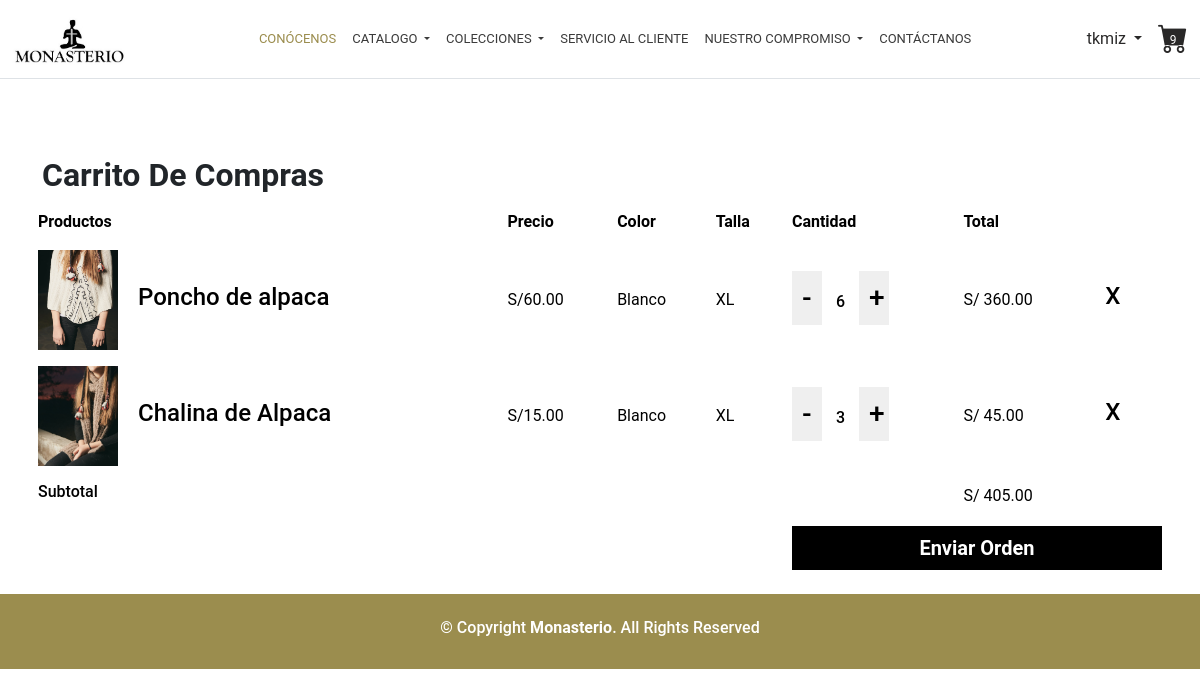
Page /carrito/ (signed in) on the earlier database version.
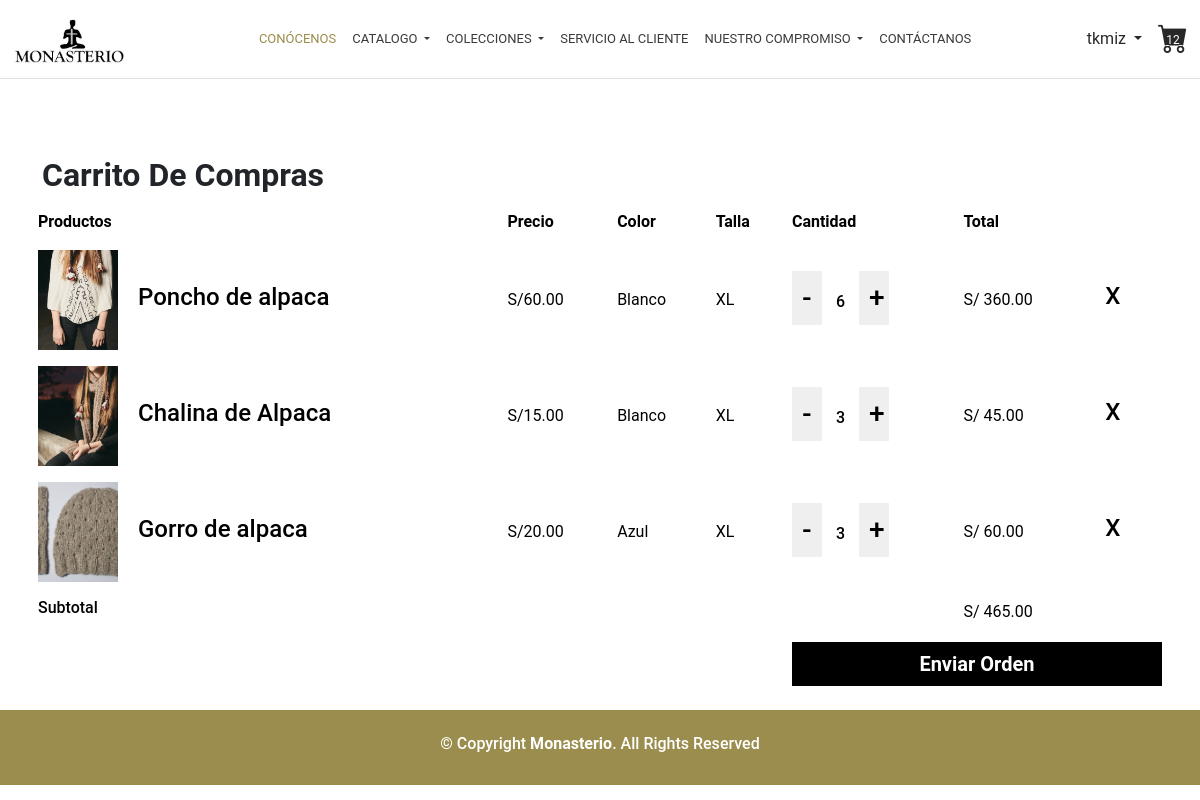
Same page on the later database version.
### tienda/models.py (models this page shows, shortened)
class OrdenItem(models.Model):
    producto = models.ForeignKey(Producto, on_delete=models.SET_NULL, blank=True, null=True)
    producto_color = models.ForeignKey(ProductoColor, on_delete=models.SET_NULL, blank=True, null=True)
    producto_talla = models.ForeignKey(ProductoTalla, on_delete=models.SET_NULL, blank=True, null=True)
    orden = models.ForeignKey(Orden, on_delete=models.SET_NULL, blank=True, null=True)
    cantidad = models.IntegerField(default=0, null=True, blank=True)
    date_added = models.DateTimeField(auto_now_add=True)
    @property
    def get_total(self):
        total = self.producto.precio * self.cantidad
        return total

class ProductoImagen(models.Model):
    producto = models.ForeignKey(Producto, on_delete=models.CASCADE, null=True, blank=True)
    imagen = models.ImageField(upload_to="productos/", null=True)
    @property
    def imagenURL(self):
        try:
            url = self.imagen.url
        except:
            url = ''
        return url

class Producto(models.Model):
    catalogo = models.ForeignKey(Catalogo, on_delete=models.SET_NULL, null=True, blank=True)
    categoria = models.ForeignKey(Categoria, on_delete=models.SET_NULL, null=True, blank=True)
    nombre = models.CharField(max_length=500, null=True)
    qr_code = models.ImageField(upload_to="productos/qr_codes/", blank=True)
    caracteristicas = models.CharField(max_length=1000, null=True)
    stock = models.IntegerField(default=0)
    precio = models.FloatField(null=True, blank=True)
    precioFalso = models.FloatField(null=True, blank=True)
    date_added = models.DateTimeField(auto_created=True, null=True, blank=True)
    def __str__(self):
        return self.nombre

class ProductoColor(models.Model):
    producto = models.ForeignKey(Producto, on_delete=models.CASCADE, null=True, blank=True)
    color = models.ForeignKey("Color", on_delete=models.SET_NULL, null=True, blank=True)
    def __str__(self):
        return self.color.nombre

class Color(models.Model):
    nombre = models.CharField(max_length=200, null=True)
    codigo = ColorField(default='#FF0000')

class ProductoTalla(models.Model):
    producto = models.ForeignKey(Producto, on_delete=models.CASCADE, null=True, blank=True)
    talla = models.ForeignKey("Talla", on_delete=models.SET_NULL, null=True, blank=True)
    def __str__(self):
        return self.talla.nombre

class Talla(models.Model):
    nombre = models.CharField(max_length=200, null=True)

class Orden(models.Model):
    cliente = models.ForeignKey(Cliente, on_delete=models.SET_NULL, blank=True, null=True)
    date_orden = models.DateTimeField(auto_now_add=True)
    completo = models.BooleanField(default=False, null=True, blank=True)
    transaccion_id = models.CharField(max_length=200, null=True)
    ordenText = models.TextField(null=True, blank= True)
    @property
    def get_cart_total(self):
        ordenitems = self.ordenitem_set.all()
        total = sum([item.get_total for item in ordenitems])
        return total
    @property
    def get_cart_items(self):
        ordenitems = self.ordenitem_set.all()
        total = sum([item.cantidad for item in ordenitems])
        return total
    @property
    def get_cart_data(self):
        ordenitems = self.ordenitem_set.all()
        cliente = self.cliente
        try:
            data = "%2aCliente:%2a "+ cliente.nombre + " " + cliente.apellido +"%0a"
        except:
            data = "%2aCliente:%2a "+ "Invitado" + " " + "Identificador: " +cliente.device +"%0a"
        for item in ordenitems:
            data += "%2aProducto:%2a " + item.producto.nombre + "%0a"+"%20"+"%20"+"Color: " + item.producto_color.color.nombre + "%0a"+"%20"+"%20"+"Talla: " + item.producto_talla.talla.nombre + "%0a"+"%20"+"%20"+"Cantidad: " + str(item.cantidad) + "%0a"+"%20"+"%20"+"Total: S/ "+ str(item.get_total) + "%0a"
        data+= "Total Orden: S/ "+str(self.get_cart_total)
        return data

### tienda/views.py (the view)
# urls.py: path('carrito/', views.carrito, name="carrito"),
def carrito(request):
    data = cartData(request)
    cartItems = data['cartItems']
    orden = data['orden']
    items = data['items']
    new_message = orden.get_cart_data
    context = {
        'items':items,
        'orden':orden,
        'cartItems':cartItems,
        'catalogos':catalogos,
        'message': new_message
    }
    return render(request, 'tienda/carrito.html', context)

### tienda/utils.py (called while the page is built, shortened)
def cartData(request):
    if request.user.is_authenticated:
        cliente = request.user.cliente
        orden, created = Orden.objects.get_or_create(cliente=cliente, completo=False)
        items = orden.ordenitem_set.all()
        cartItems = orden.get_cart_items
    return {'cartItems':cartItems, 'orden':orden, 'items':items, 'cliente': cliente}

### tienda/views.py (called while the page is built)
def catalogos():
    catalogos = Catalogo.objects.all()
    catalogo_categorias = []
    for catalogo in catalogos:
        catalogo_categorias.append(
            {
                'nombre': catalogo.nombre,
                'categorias':catalogo.categoria_set.all(),
            }
        )
    return catalogo_categorias

### tienda/templates/tienda/carrito.html (shortened to what this page needs)
{% extends 'tienda/main.html' %}
{% load static %}
{% block content %}
<main id="main">
	<section class="carrito">
		<div class="container">
			<div class="row" style="padding-top: 60px;">
				<h2><strong>Carrito De Compras</strong></h2>
			</div>
			<div class="row carrito--tabla">
				<table class="table table-borderless">
					<thead>
						<tr>
							<th scope="col">Productos</th>
							<th scope="col">Precio</th>
							<th scope="col">Color</th>
							<th scope="col">Talla</th>
							<th scope="col">Cantidad</th>
							<th scope="col">Total</th>
							<th scope="col"></th>
						</tr>
					</thead>
					<tbody class="producto--tabla">
						{% for item in items %}
							<tr>
								<th scope="row">
									<div >
										{% with item.producto.productoimagen_set.all|first as imagen %}
										<a class="producto__imagen" href="/producto/{{item.producto.id}}"><img src="{{imagen.imagenURL}}" width="100" alt=""></a><a class="producto__nombre" href="/producto/{{item.producto.id}}"><h4>{{item.producto}}</h4></a>
										{% endwith %}
									</div>
								</th>
								<td class="producto__precio">S/{{ item.producto.precio|floatformat:2}}</td>
								<td class="producto_color" data-color="{{item.producto_color.color.id}}">{{item.producto_color}}</td>
								<td class="producto__talla" data-talla="{{item.producto_talla.talla.id}}">{{item.producto_talla}}</td>
								<td>
									<div class="producto__cantidad">
										<button
											class="update-cart"
											data-producto={{item.producto.id}}
											data-talla={{item.producto_talla.talla.id}}
											data-color={{item.producto_color.color.id}}
											data-action="remove">
											<h3>-</h3>
										</button>
										<h6 class="producto__cantidad-item">{{ item.cantidad }}</h6>
										<button
											class="update-cart"
											data-producto={{item.producto.id}}
											data-talla={{item.producto_talla.talla.id}}
											data-color={{item.producto_color.color.id}}
											data-action="add">
											<h3>+</h3>
										</button>
									</div>
								</td>
								<td class="producto__total">S/ {{item.get_total|floatformat:2}}</td>
								<td>
									<button class="producto__delete" data-ordenitem={{item.id}}><h4>X</h4></button>
								</td>
							</tr>
						{% endfor %}
						<tr>
							<th scope="row">
								<h6>Subtotal</h6>
							</th>
							<td></td>
							<td></td>
							<td></td>
							<td></td>
							<td id="carrito__total">S/ {{orden.get_cart_total|floatformat:2}}</td>
						</tr>
						<tr>
							<th scope="row"></th>
							<td></td>
							<td></td>
							<td></td>
							<td colspan="3">
								{% if cartItems > 0 %}
								<a class="confirmar" id="confirmar" target="_blank" rel="noopener noreferrer" href="https://wa.me/51983848610?text={{message}}">Enviar Orden</a>
								{% else %}
								<a class="confirmar" id="confirmar" target="_blank" rel="noopener noreferrer" >Enviar Orden</a>
								{% endif %}
							</td>
						</tr>
					</tbody>
				</table>
			</div>
		</div>
	</section>
</main>
{% endblock content %}

### tienda/templates/tienda/main.html (shortened to what this page needs)
{% load static %}
<!DOCTYPE html>
<html lang="en">
<head>
  <link href="{% static 'assets/vendor/css/bootstrap.min.css' %}" rel="stylesheet">
  <link rel="stylesheet" href="https://cdn.jsdelivr.net/npm/bootstrap-icons@1.3.0/font/bootstrap-icons.css">
  <link href="{% static 'assets/css/styles.css' %}" rel="stylesheet">
</head>
<body>
  <header>
    <nav class="navbar navbar-expand-md fixed-top border-bottom">
      <div class="container-fluid">
        <a class="navbar-brand" href="/">
          <img class="logo" src="{% static 'assets/img/monasterio.jpeg' %}" alt="">
        </a>
        <div class="collapse navbar-collapse" id="navbarCollapse">
          <ul class="navbar-nav m-auto">
            <li class="nav-item active">
              <a class="nav-link" aria-current="page" href="/">Conócenos</a>
            </li>
            <li class="nav-item">
              <a class="nav-link dropdown-toggle" href="#" id="navbarDarkDropdownMenuLink" role="button">
                Catalogo
              </a>
            </li>
            <li class="nav-item">
              <div class="dropdown">
                <a class="dropdown-toggle nav-link" href="#" id="dropdownMenuLink0" data-bs-toggle="dropdown"
                  style="font-size: 13px;">
                  Colecciones
                </a>
              </div>
            </li>
            <li class="nav-item">
              <a class="nav-link" href="{% url 'servicio' %}">Servicio al cliente</a>
            </li>
            <li class="nav-item">
              <div class="dropdown">
                <a class="dropdown-toggle nav-link" href="#" id="dropdownMenuLink0" data-bs-toggle="dropdown"
                  style="font-size: 13px;">
                  Nuestro Compromiso
                </a>
              </div>
            </li>
            <li class="nav-item">
              <a class="nav-link" href="{% url 'contactos' %}">Contáctanos</a>
            </li>
          </ul>
          <div class="dropdown pe-3">
            <a class="dropdown-toggle" href="#" role="button" id="dropdownMenuLink" data-bs-toggle="dropdown"
              aria-expanded="false">
              {% if request.user.is_anonymous %}
              Invitado
              {% else %}
              {{request.user}}
              {% endif %}
            </a>
          </div>
          <a href="{% url 'carrito' %}" class="carrito--icon"><i class="bi bi-cart-fill"></i><span>{{cartItems}}</span></a>
        </div>
      </div>
    </nav>
  </header>
  {% block content %}
  {% endblock content %}
  <footer>
    <div class="container">
      <div class="row justify-content-md-center p-4">
        <div class="col-md-auto">
          <h6 class="text-center">
            &copy; Copyright <strong><span>Monasterio</span></strong>. All Rights Reserved
          </h6>
        </div>
      </div>
    </div>
  </footer>
</body>
</html>

### tienda/static/assets/css/styles.css (style rules this page uses)
body { padding-top: 6rem; font-family: 'Roboto', sans-serif !important; }
a { text-decoration: none; color: #292828; }
img { width: 100%; height: 100%; }
.navbar { background-color: #fff; }
.navbar .logo { max-height: 130px; max-width: 130px; }
.navbar .nav-item.active .nav-link { color: #9b8d4e !important; }
.navbar .nav-item { text-transform: uppercase; }
.navbar .nav-item .nav-link { font-size: 13px; color: #3b3b3b !important; }
.navbar .carrito--icon { position: relative; }
.navbar .carrito--icon i { font-size: 30px; }
.navbar .carrito--icon span { position: absolute; top: 53%; left: 50%; color: white; -webkit-transform: translate(-50%, -50%); transform: translate(-50%, -50%); font-size: 12px; }
footer { background-color: #9b8d4e; color: white; }
.carrito { min-height: 30rem; }
.carrito--tabla table th, .carrito--tabla table td { vertical-align: middle; }
.carrito--tabla * { color: black; }
.producto--tabla .producto__imagen { display: inline-block; width: 80px; height: 100px; }
.producto--tabla .producto__imagen img { width: 100%; height: 100%; -o-object-fit: cover; object-fit: cover; }
.producto--tabla .producto__nombre { display: inline-block; padding-left: 20px; }
.producto--tabla .producto__delete { width: 40px; height: 40px; border: none; border-radius: 20px; background-color: white; color: black; }
.producto--tabla .producto__cantidad button, .producto--tabla .producto__cantidad h6 { display: inline-block; padding: 10px; }
.producto--tabla .producto__cantidad button { width: 30px; height: 100%; border: none; }
.producto--tabla .producto__cantidad button h3 { margin: 0; }
.producto--tabla .confirmar { display: block; padding: 7px 0; font-size: 20px; font-weight: bold; width: 100%; border: none; color: white; background-color: black; text-align: center; }

Differences in the rows shown:
added OrdenItem: imagenURL (picture), producto "Gorro de alpaca", producto.precio "20.00", producto_color "Azul", producto_talla "XL", cantidad "3", get_total "60.00"
computed for Orden: get_cart_total "405.00" → "465.00"
Other differences:
{{ cartItems }}: "9" → "12"
